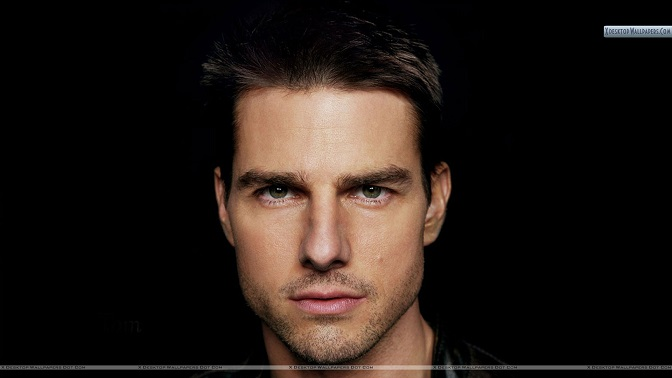
#> input picture image_processing_in_opencv/contours_in_opencv/contours_getting_started/tom_cruise.jpg, 672 x 378 px
$ python demo_find_countours.py   (older library calls are emulated)
#> lines starting #> are read from the running program, lines starting #| are printed output that depends on the picture; after the words box and inside, x2 and y2 are one past the last pixel; in counts of white or black regions, pixels touching at a corner belong together
# -*- coding: utf-8 -*-
"""
Created on Sun Jun 07 17:48:34 2015

@author: Johnny

Illustrate the tutorial contour demo.
"""

import numpy as np
import cv2


img = cv2.imread('tom_cruise.jpg')
#> img is the input picture: shape (378, 672, 3); mean B, G, R 22.3, 27, 35.8
img_bak = img.copy()

imgray = cv2.cvtColor(img, cv2.COLOR_BGR2GRAY)
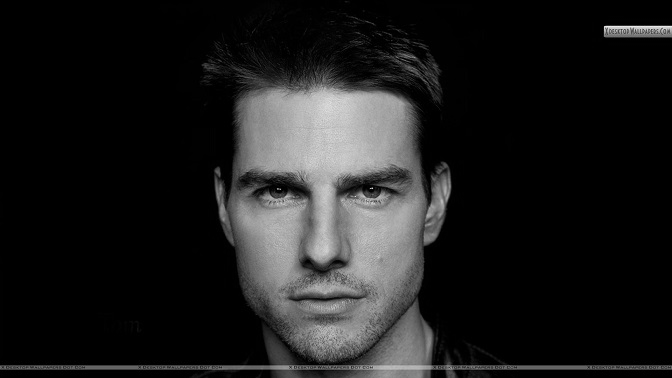
#> imgray: shape (378, 672); min 0, max 239, mean 29.1
ret, thresh = cv2.threshold(imgray, 170, 255, cv2.THRESH_BINARY)
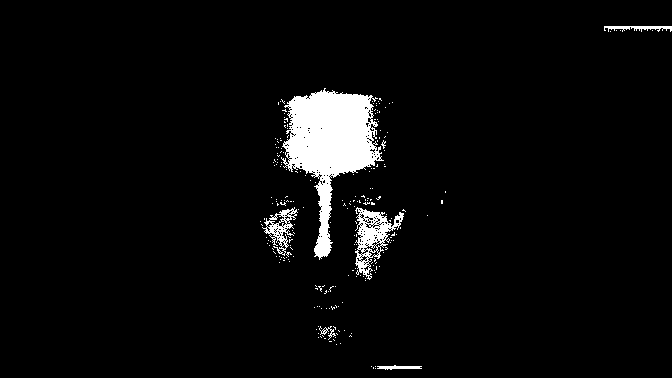
#> thresh: shape (378, 672); 4.1% white; 226 white regions (220 under 20 px)
image, contours, hierarchy = cv2.findContours(thresh, cv2.RETR_TREE, cv2.CHAIN_APPROX_SIMPLE)
#> contours = 552 contours, 540 with area under 20; largest, box (x1, y1, x2, y2) and area: (281, 88, 384, 260) 7406, (355, 207, 404, 280) 1475, (262, 207, 298, 256) 644, (604, 26, 672, 32) 144, (377, 365, 422, 370) 88
img = cv2.drawContours(img, contours, -1, (0, 255, 0), 1)
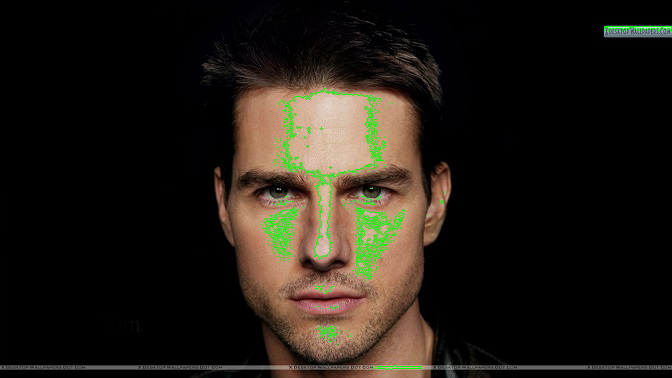
#> img: shape (378, 672, 3); 1.25% of pixels changed, all inside (x1, y1, x2, y2) = (260, 26, 672, 370)
cv2.imshow("Countour Mask", image)
cv2.imshow("Countor Plotter", img)
cv2.waitKey()
k = cv2.waitKey(0) & 0xFF
#> (key Esc is pressed here)
cv2.destroyAllWindows()

$ run again, with image_processing_in_opencv/contours_in_opencv/contours_getting_started/box_3.png saved as image_processing_in_opencv/contours_in_opencv/contours_getting_started/tom_cruise.jpg
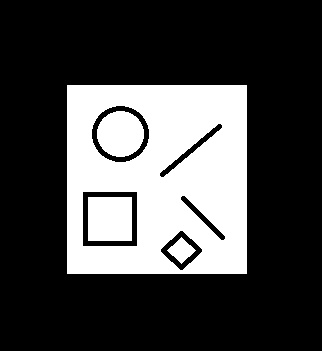
#> input picture image_processing_in_opencv/contours_in_opencv/contours_getting_started/box_3.png, 322 x 351 px
#> img is the input picture: shape (351, 322, 3); min 0, max 255, mean 70.1
#> thresh: shape (351, 322); 27.5% white; 4 white regions
#> contours = 9 contours; largest, box (x1, y1, x2, y2) and area: (67, 85, 247, 274) 33652, (82, 191, 138, 247) 3023, (91, 105, 150, 163) 2580, (88, 197, 132, 241) 1849, (97, 111, 144, 157) 1631
#> `img = cv2.drawContours(img, contours, -1, (0, 255, 0), 1)`:
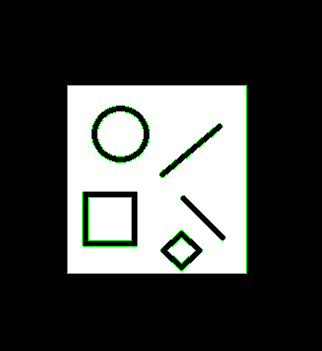
#> img: shape (351, 322, 3); 1.58% of pixels changed, all inside (x1, y1, x2, y2) = (67, 85, 247, 274)
